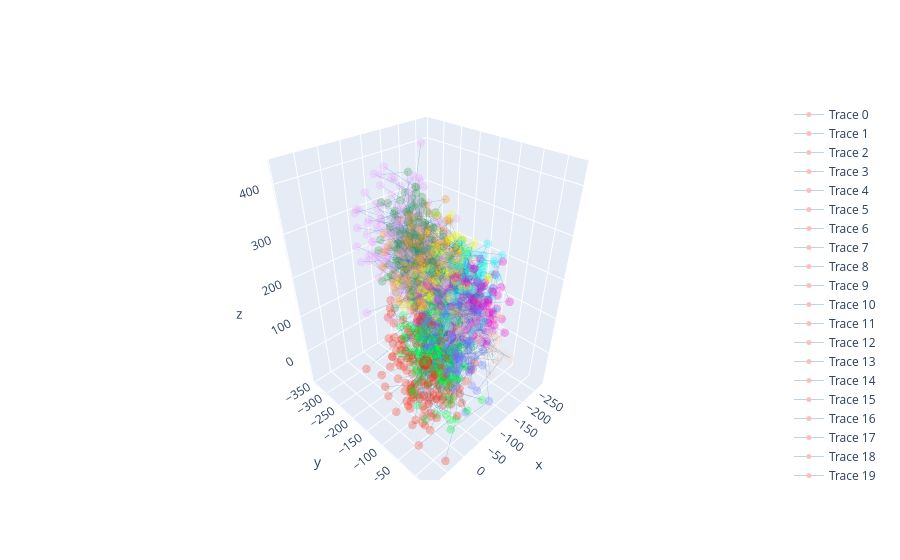

Notebook source saved alongside this figure:
### Code cell
clust_aligned, clust_mean, clust_std = tr.general_procrustes_analysis(traces, cluster_members)
fig = tr.plot_gpa_output(clust_aligned, clust_mean, cluster_members)
